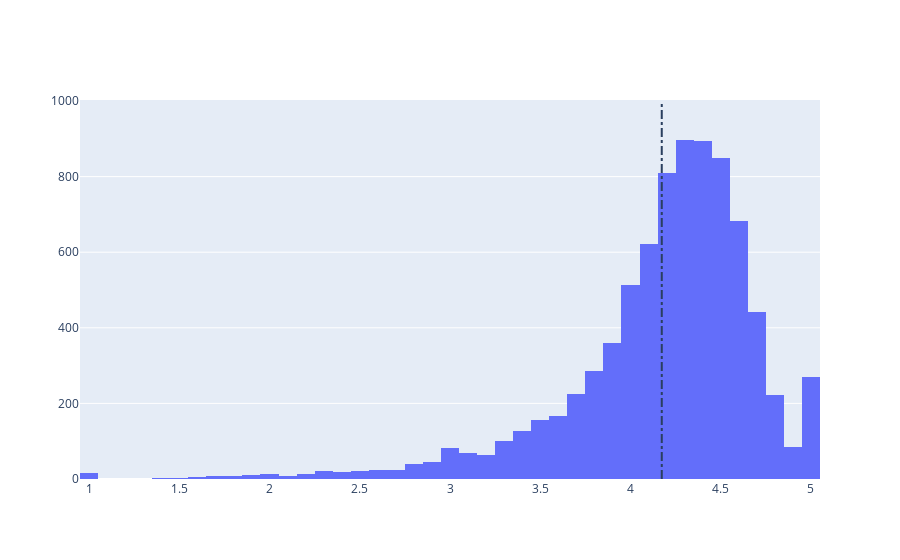

The notebook cell saved with this chart:
### Markdown cell above
## 5. Distribution of app ratings
<p>After having witnessed the market share for each category of apps, let's see how all these apps perform on an average. App ratings (on a scale of 1 to 5) impact the discoverability, conversion of apps as well as the company's overall brand image. Ratings are a key performance indicator of an app.</p>
<p>From our research, we found that the average volume of ratings across all app categories is <code>4.17</code>. The histogram plot is skewed to the left indicating that the majority of the apps are highly rated with only a few exceptions in the low-rated apps.</p>

### Code cell
# Average rating of apps
avg_app_rating = apps['Rating'].mean()
print('Average app rating = ', avg_app_rating)

# Distribution of apps according to their ratings
data = [go.Histogram(
        x = apps['Rating']
)]

# Vertical dashed line to indicate the average app rating
layout = {'shapes': [{
              'type' :'line',
              'x0': avg_app_rating,
              'y0': 0,
              'x1': avg_app_rating,
              'y1': 1000,
              'line': { 'dash': 'dashdot'}
          }]
          }

plotly.offline.iplot({'data': data, 'layout': layout})

### Figure 1 — Plotly figure (JSON) as saved in the notebook; plotly's stock layout.template omitted (floating-point values rounded to 4 significant figures; data arrays with more than 128 entries replaced by an {"elided": "..."} marker saying what was removed)
{"data": [{"type": "histogram", "x": {"elided": "9659 float values"}}], "layout": {"shapes": [{"line": {"dash": "dashdot"}, "type": "line", "x0": 4.173, "x1": 4.173, "y0": 0, "y1": 1000}]}}
